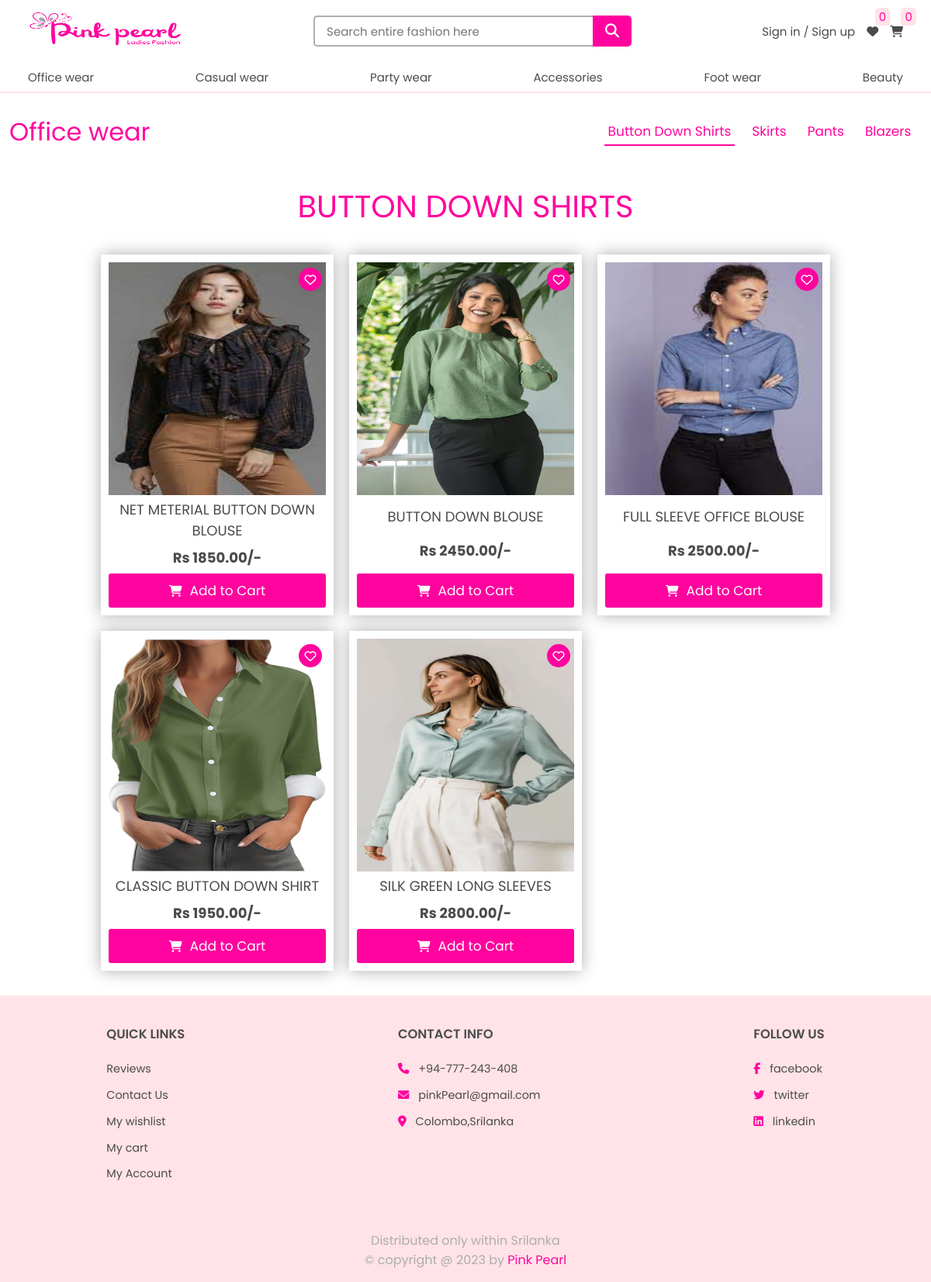
Page /fashion/fashion.php?main=1 on the committed database.
### tables this page shows
CREATE TABLE `main_category` (
  `main_category_id` int(11) NOT NULL,
  `category_name` varchar(255) NOT NULL,
  `description` varchar(100) NOT NULL,
  `image_url` varchar(255) NOT NULL
);

CREATE TABLE `category` (
  `sub_category_id` int(11) NOT NULL,
  `main_category_id` int(11) DEFAULT NULL,
  `category_name` varchar(50) NOT NULL
);

CREATE TABLE `products` (
  `product_id` int(11) NOT NULL,
  `product_name` varchar(250) NOT NULL,
  `price` float(10,2) NOT NULL,
  `description` varchar(255) NOT NULL,
  `image_url` text NOT NULL,
  `reg_date` date NOT NULL DEFAULT current_timestamp()
);

### fashion/fashion.php (the view, shortened to what this page needs)
<?php
   include '../database/dbconnection.php';
   include '../main-header/header.php';
   if (isset($_GET['main'])) {
        $main_category_id = $_GET['main'];
        $category_query = mysqli_query($connection, "SELECT * FROM category where main_category_id=$main_category_id")
                    or die('Category query failed');
        $categories = mysqli_fetch_all($category_query, MYSQLI_ASSOC);
        $main_category_res = mysqli_query($connection, "select category_name from main_category where main_category_id=$main_category_id")
                       or die('Category query failed');
        $main_category_name = mysqli_fetch_assoc($main_category_res)['category_name'];
        $selected_sub_category_id = $categories[0]['sub_category_id'];
        $sub_catagory_name = $categories[0]['category_name'];
   }
?>
<!DOCTYPE html>
<head>
   <link rel="stylesheet" href="../index.css">
   <link rel="stylesheet" href="products.css">
   <link rel="stylesheet" href="../shop//style.css">
   <link rel="stylesheet" href="https://cdnjs.cloudflare.com/ajax/libs/font-awesome/6.4.2/css/all.min.css">
</head>
<body>
    <?php
        if(isset($selected_sub_category_id)){
    ?>
    <section class="sub_header">
        <div class="flex">
            <a href="fashion.php?main=<?php echo $main_category_id ?>" class="sub-logo"><?php echo $main_category_name ?></a>
        </div>
        <div class="items">
            <div>
                <?php
                    foreach ($categories as $category) { ?>
                        <a href='fashion.php?sub=<?php echo $category['sub_category_id']?>'>
                            <button class="<?php if($category['sub_category_id'] == $selected_sub_category_id) echo 'active'; else ''; ?>">
                                <?php echo $category['category_name']; ?>
                            </button>
                        </a>
                <?php } ?>
            </div>
        </div>
   </section>
    <section class="products">
            <h1 class="title"><?php echo $sub_catagory_name; ?></h1>
            <div class="box-container">
            <?php
                $select_products = mysqli_query($connection, "SELECT p.* FROM products p
                                                                JOIN product_category pc ON p.product_id = pc.product_id
                                                                where pc.category_id = $selected_sub_category_id")
                                or die('query failed');
                if(mysqli_num_rows($select_products) > 0){
                    while($fetch_product = mysqli_fetch_assoc($select_products)){
            ?>
                        <form action="fashion.php?sub=<?php echo $selected_sub_category_id ?>" method="post" class="box" data-name="<?php echo $fetch_product['product_id']; ?>">
                            <img class="image" src="../uploadedImages/<?php echo $fetch_product['image_url']; ?>">
                            <div class="name"><b><?php echo $fetch_product['product_name']; ?></b></div>
                            <div class="price">Rs <?php echo $fetch_product['price']; ?>/-</div>
                            <button type="submit"  name="<?php echo $fetch_product['product_id']; ?>" class="cart-btn">
                                <i class="fa-solid fa-cart-shopping"></i>Add to Cart
                            </button>
                            <button type="submit" name="add_to_wishlist" class="wishlist-btn">
                                <i class="fa-regular fa-heart"></i>
                            </button>
                        </form>
                    <?php   } ?>
                <?php
                } else{
                        echo '<p class="empty">Sorry! No products found.<br>You can try our different product.</p>';
                }
                ?>
            </div>
        </section>
    <?php } else {
            echo "<script>window.location.href = '../shop/index.php'</script>";
        }
        include('../shop/footer.php');
     ?>
</body>
</html>

### main-header/header.php (shortened to what this page needs)
<?php
    include('../database/dbconnection.php');
    $no_of_wishlist_items = 0;
    $no_of_cart_items = 0;
    $main_category_res = mysqli_query($connection, "SELECT * FROM main_category")
                    or die('Category query failed');
    $main_categories = mysqli_fetch_all($main_category_res, MYSQLI_ASSOC);
?>
<!DOCTYPE html>
<html lang="en">
<head>
    <link rel="stylesheet" href="../index.css">
    <link rel="stylesheet" href="../../Ladies-fashion-full-stack-website//main-header//header.css">
</head>
<body>
    <header>
        <div class="top-header">
            <div class="logo"><a href="../shop/index.php"><img src="../uploadedImages/logo.png" alt="Pink-pearl-logo"></a></div>
            <form class="search laptop-setup " action="../main-header/header.php" method='post'>
                <input type="text" placeholder="Search entire fashion here" name='search-word'><button type="submit" name="search"><i class="fa fa-search" aria-hidden="true"></i></button>
            </form>
            <div class="top-header-right">
                <?php
                    if (isset($_SESSION['isLogged']) && $_SESSION['isLogged']) {
                        echo "<span class='user laptop-setup'>" .
                                 "<a href='../account/logout.php'>sign out</a><a href='../myaccount/orders.php'><i class='fa fa-user-circle-o' aria-hidden='true'></i></a>" .
                             "</span>";
                    }
                    else {
                        echo "<span class='laptop-setup'><a href='../account/login.php'>Sign in  </a> / <a href='../account/register.php'>Sign up</a></span>";
                    }
                ?>
                <span><a href="../myaccount/wishlist.php"><i class="fa fa-heart" aria-hidden="true"></i></a><span><?php echo $no_of_wishlist_items; ?></span></span>
                <span><a href="../myaccount/cart.php"><i class="fa fa-shopping-cart" aria-hidden="true"></i></a><span><?php echo $no_of_cart_items; ?></span></span>
            </div>
        </div>
        <div class="bottom-header">
            <ul>
                <?php
                    foreach ($main_categories as $main) {
                        echo "<li><a href='../fashion/fashion.php?main=" . $main['main_category_id'] . "'>" . $main['category_name'] . "</a> </li>";
                    }
                ?>
            </ul>
        </div>
    </header>
</body>
</html>

### index.css (style rules this page uses)
* { margin: 0;padding: 0; box-sizing: border-box; font-family: 'Poppins', sans-serif; font-weight: 400; text-decoration: none; list-style-type: none; color: var(--black); outline: none; }
:root { --white: white; --black: rgb(75, 75, 75); --grey: rgb(173, 173, 173); --lightpink: rgb(255, 227, 232); --pink: #FF039E; }
button, .button { padding: 10px 25px; background-color: var(--pink); font-size: 20px; border: none; color: var(--white); cursor: pointer; transition: 0.3s; border-radius: 3px; display: flex; align-items: center; justify-content: center; gap: 10px; }
button i { color: var(--white); }

### main-header/header.css (style rules this page uses)
header { height: 15vh; position: fixed; width: 100%; z-index: 1000; }
.top-header { height: 10vh; padding: 1% 8%; display: flex; align-items: center; justify-content: space-between; background-color: var(--white); }
.top-header .logo img { width: 200px; height: 47px; }
.top-header .search { width: 400px; height: 100%; display: flex; align-items: center; justify-content: center; }
.top-header .search input { padding: 8px 50px 8px 15px; width: 360px; height: 40px; border-radius: 5px 0 0 5px; border: 2px solid var(--grey); border-right: none; font-size: 15px; }
.top-header .search button { height: 40px; width: 40px; display: flex; align-items: center; justify-content: center; border-radius: 0 5px 5px 0; font-size: 18px; color: var(--white); }
.top-header .top-header-right { height: 100%; display: flex; align-items: center; gap: 15px; }
.top-header .top-header-right > span { position: relative; }
.top-header .top-header-right span span { color: var(--pink); background-color: var(--lightpink); position: absolute; top: -80%; padding: 0px 5px; right: -100%; font-size: 15px; border-radius: 5px; }
.bottom-header { height: 5vh; padding: 0 8%; background-color: var(--white); border-bottom: 2px solid var(--lightpink); }
.bottom-header ul { height: 100%; display: flex; align-items: center; justify-content: space-between; width: 100%; }
header a { font-size: 15px; }
header a, header i { transition: 0.3s; cursor: pointer; }
@media all and (max-width:1200px) { .top-header, .bottom-header { padding: 1% 3%; } }

### fashion/products.css (style rules this page uses)
:root { --border : 1px solid rgb(255, 227, 232); }
html { overflow-x: hidden; }
.title { font-size: 40px; text-align: center; text-transform: uppercase; margin-bottom: 2rem; color: var(--pink); }
.sub_header { padding: 15vh 8% 0; display: flex; align-items: center; justify-content: space-between; margin:0 auto; position: relative; }
.sub_header .flex .sub-logo { font-size: 32px; color:var(--pink); }
.sub_header .items { display: flex; justify-content: space-between; align-items: center; }
.sub_header .items div { display: flex; }
.sub_header .items div button { font-size: 17px; color: var(--pink); text-transform: capitalize; text-decoration: none; margin: 2rem 0.5em; background: none; border: none; border-radius: 0; padding: 4px 5px; cursor: pointer; transition: 0.3s ease; }
.sub_header .items div button.active { border-bottom: 2px solid var(--pink); }
.products { margin-top: 1rem ; margin-bottom: 1rem; }
.products .box-container { width: 100%; display: grid; grid-template-columns: repeat(auto-fit, 300px); grid-gap: 20px; justify-content: center; }
.products .box-container .box { position: relative; box-shadow: 0 0 20px var(--grey); display: flex; flex-direction: column; padding: 10px; align-items: center; justify-content: space-between; transition: 0.3s;cursor: pointer; }
.products .box-container .box .image { width: 100%; height: 300px; transition: 0.3s; }
.products .box-container .box .name { font-size: 18px; text-transform: uppercase; width: 100%;margin-top: 5px;text-align: center; }
.products .box-container .box .price { padding-top: 0.5rem; font-size: 18px; font-weight: bold; }
.products .box-container .box button, .products-preview .preview form button { width: 100%; margin-top: 7px; font-size: 17px; padding: 9px 0; display: flex; align-items: center; justify-content: center; gap: 10px; transition: 0.3s;cursor: pointer; background-color: var(--pink); color: var(--white);border: none; }
.products .box-container .box .cart-btn i, .products .box-container .box .wishlist-btn i { color: var(--white); font-size: 15px; }
.products .box-container .box .cart-btn i { color: var(--white); }
.products .box-container .box .wishlist-btn { position: absolute; top:10px; right: 15px; background-color: var(--pink); border: none; width: 30px; height: 30px; border-radius: 50%; }
@media all and (max-width:1200px) { .sub_header { padding: 15vh 1% 0; } }

### rows in the picture
main_category: category_name "Office wear"
main_category: category_name "Casual wear"
main_category: category_name "Party wear"
main_category: category_name "Accessories"
main_category: category_name "Foot wear"
main_category: category_name "Beauty"
category: category_name "Button Down Shirts", category_name "BUTTON DOWN SHIRTS"
category: category_name "Skirts"
category: category_name "Pants"
category: category_name "Blazers"
products: image_url (picture), product_name "NET METERIAL BUTTON DOWN BLOUSE", price "1850.00"
products: image_url (picture), product_name "BUTTON DOWN BLOUSE", price "2450.00"
products: image_url (picture), product_name "FULL SLEEVE OFFICE BLOUSE", price "2500.00"
products: image_url (picture), product_name "CLASSIC BUTTON DOWN SHIRT", price "1950.00"
products: image_url (picture), product_name "SILK GREEN LONG SLEEVES", price "2800.00"

### other values in the picture
$no_of_wishlist_items "0"
$no_of_cart_items "0"
